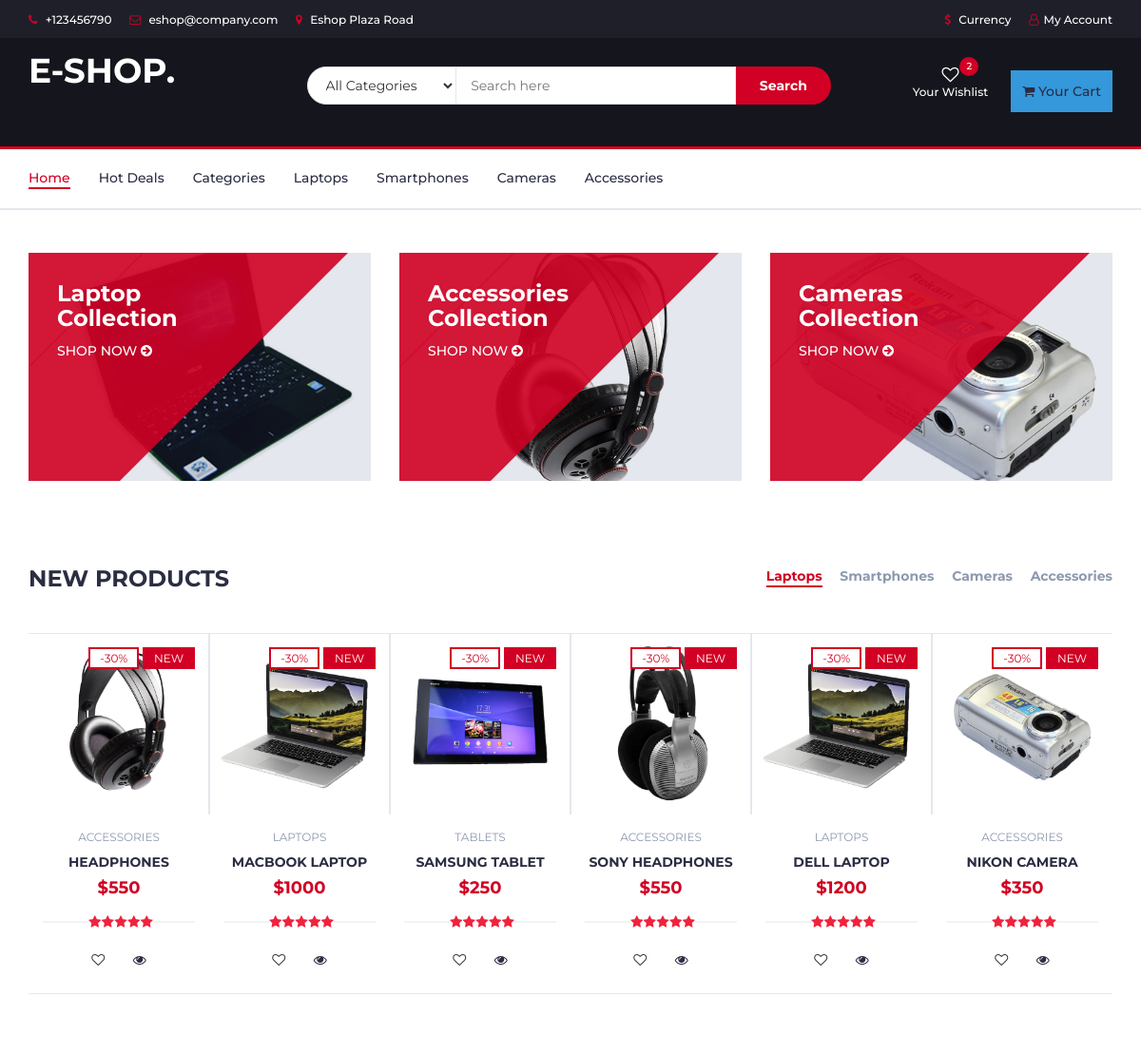
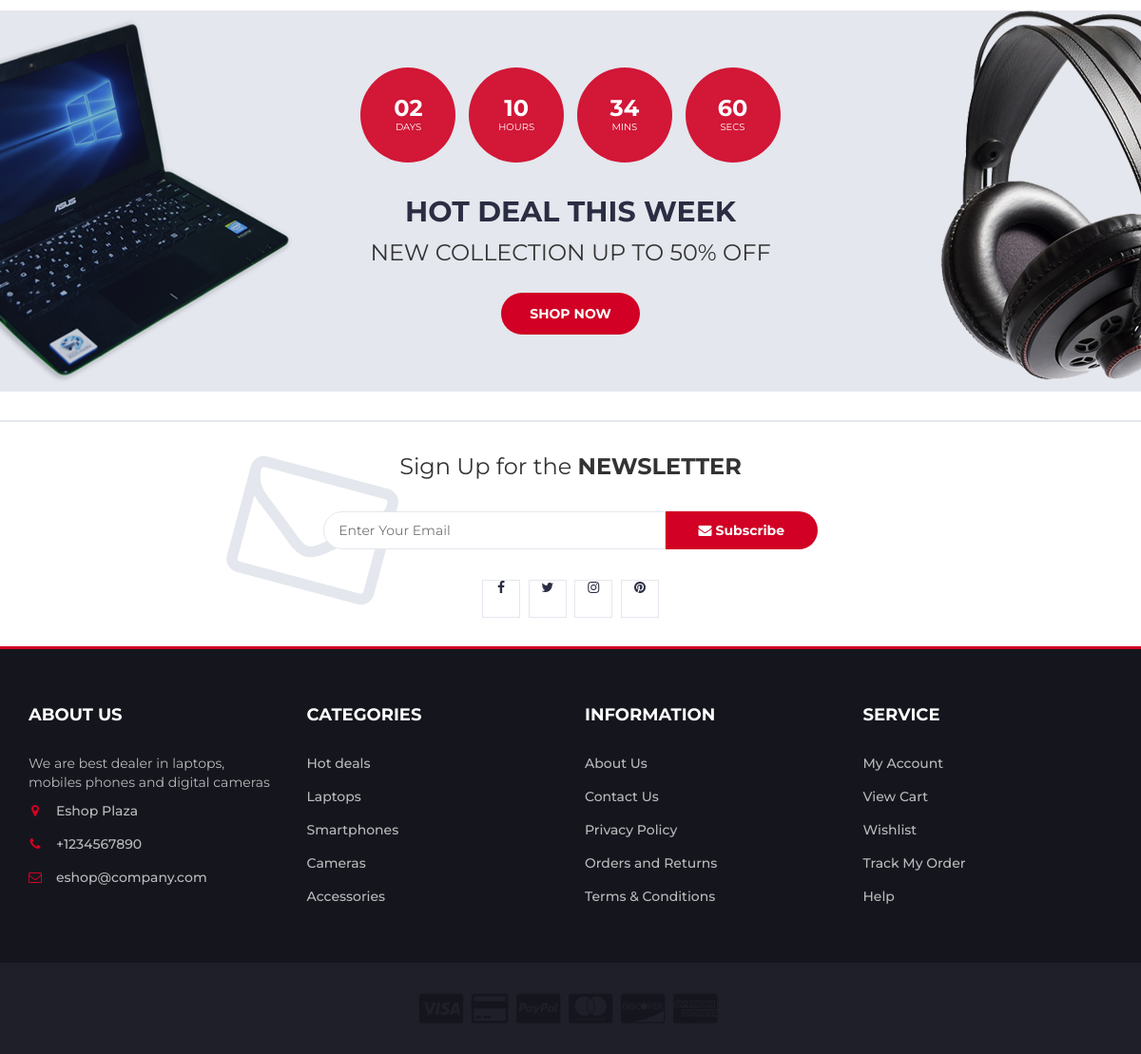
The app's page /store with its own data (2 pictures, top to bottom).
### store/models/products.py (models this page shows, shortened)
class Products(models.Model):
	name = models.CharField(max_length=60)
	price = models.IntegerField(default=0)
	category = models.ForeignKey(Category, on_delete=models.CASCADE, default=1)
	description = models.CharField(
		max_length=250, default='', blank=True, null=True)
	image = models.ImageField(upload_to='uploads/products/')

### store/models/category.py (models this page shows)
class Category(models.Model):
	name = models.CharField(max_length=13)
	@staticmethod
	def get_all_categories():
		return Category.objects.all()
	def __str__(self):
		return self.name

### store/views/home.py (the view)
# urls.py: path('', include('store.urls'))
def store(request):
    products = Products.objects.all()
    categories = Category.get_all_categories()
    context = {'products': products, 'categories': categories }
    return render(request, 'store/index.html', context)

### store/templates/store/index.html (shortened to what this page needs)
{% extends "store/base.html" %}
{% load static %}
{% block content %}
		<div class="section">
			<div class="container">
				<div class="row">
					<div class="col-md-4 col-xs-6">
						<div class="shop">
							<div class="shop-img">
								<img src="{% static 'myimages/shop01.png' %}" alt="">
							</div>
							<div class="shop-body">
								<h3>Laptop<br>Collection</h3>
								<a href="#" class="cta-btn">Shop now <i class="fa fa-arrow-circle-right"></i></a>
							</div>
						</div>
					</div>
					<div class="col-md-4 col-xs-6">
						<div class="shop">
							<div class="shop-img">
								<img src="{% static 'myimages/shop03.png' %}" alt="">
							</div>
							<div class="shop-body">
								<h3>Accessories<br>Collection</h3>
								<a href="#" class="cta-btn">Shop now <i class="fa fa-arrow-circle-right"></i></a>
							</div>
						</div>
					</div>
					<div class="col-md-4 col-xs-6">
						<div class="shop">
							<div class="shop-img">
								<img src="{% static 'myimages/shop02.png' %}" alt="">
							</div>
							<div class="shop-body">
								<h3>Cameras<br>Collection</h3>
								<a href="#" class="cta-btn">Shop now <i class="fa fa-arrow-circle-right"></i></a>
							</div>
						</div>
					</div>
				</div>
			</div>
		</div>
		<div class="section">
			<div class="container">
				<div class="row">
					<div class="col-md-12">
						<div class="section-title">
							<h3 class="title">New Products</h3>
							<div class="section-nav">
								<ul class="section-tab-nav tab-nav">
									<li class="active"><a data-toggle="tab" href="#tab1">Laptops</a></li>
									<li><a data-toggle="tab" href="#tab1">Smartphones</a></li>
									<li><a data-toggle="tab" href="#tab1">Cameras</a></li>
									<li><a data-toggle="tab" href="#tab1">Accessories</a></li>
								</ul>
							</div>
						</div>
					</div>
					<div class="col-md-12">
						<div class="col">
							<div class="products-tabs">
								<div id="tab1" class="tab-pane active">
									<div class="products-slick" data-nav="#slick-nav-1">
                                        <div class="product-cards">
                                            {% for product in products %}
                                                <div class="product">
                                                    <div class="product-img">
                                                        <img src="{{ product.image.url }}" alt="{{ product.name }}" width="100"/>
                                                        <div class="product-label">
                                                            <span class="sale">-30%</span>
                                                            <span class="new">NEW</span>
                                                        </div>
                                                    </div>
                                                    <div class="product-body">
                                                        <p class="product-category">{{product.category}}</p>
                                                        <h3 class="product-name"><a href="#">{{product.name}}</a></h3>
                                                        <h4 class="product-price">${{product.price}} </h4>
                                                        <div class="product-rating">
                                                            <i class="fa fa-star"></i>
                                                            <i class="fa fa-star"></i>
                                                            <i class="fa fa-star"></i>
                                                            <i class="fa fa-star"></i>
                                                            <i class="fa fa-star"></i>
                                                        </div>
                                                        <div class="product-btns">
                                                            <button class="add-to-wishlist"><i class="fa fa-heart-o"></i><span class="tooltipp">add to wishlist</span></button>
                                                           	<button class="quick-view"><a href="{% url 'product_detail' product.id %}"><i class="fa fa-eye"></i></a><span class="tooltipp">quick view</span></button>
                                                        </div>
                                                    </div>
                                                    <div class="add-to-cart">
                                                        <a href="{% url 'cart' product.id %}"><button class="add-to-cart-btn"> add to cart</button></a>
                                                    </div>
                                                </div>
                                            {% endfor %}
                                        </div>
									</div>
								</div>
							</div>
						</div>
					</div>
				</div>
			</div>
		</div>
		<div id="hot-deal" class="section">
			<div class="container">
				<div class="row">
					<div class="col-md-12">
						<div class="hot-deal">
							<ul class="hot-deal-countdown">
								<li>
									<div>
										<h3>02</h3>
										<span>Days</span>
									</div>
								</li>
								<li>
									<div>
										<h3>10</h3>
										<span>Hours</span>
									</div>
								</li>
								<li>
									<div>
										<h3>34</h3>
										<span>Mins</span>
									</div>
								</li>
								<li>
									<div>
										<h3>60</h3>
										<span>Secs</span>
									</div>
								</li>
							</ul>
							<h2 class="text-uppercase">hot deal this week</h2>
							<p>New Collection Up to 50% OFF</p>
							<a class="primary-btn cta-btn" href="#">Shop now</a>
						</div>
					</div>
				</div>
			</div>
		</div>
{% endblock %}

### records on screen
Products: image (picture), category "ACCESSORIES", name "HEADPHONES", price "550"
Products: image (picture), category "LAPTOPS", name "MACBOOK LAPTOP", price "1000"
Products: image (picture), category "TABLETS", name "SAMSUNG TABLET", price "250"
Products: image (picture), category "ACCESSORIES", name "SONY HEADPHONES", price "550"
Products: image (picture), category "LAPTOPS", name "DELL LAPTOP", price "1200"
Products: image (picture), category "ACCESSORIES", name "NIKON CAMERA", price "350"
